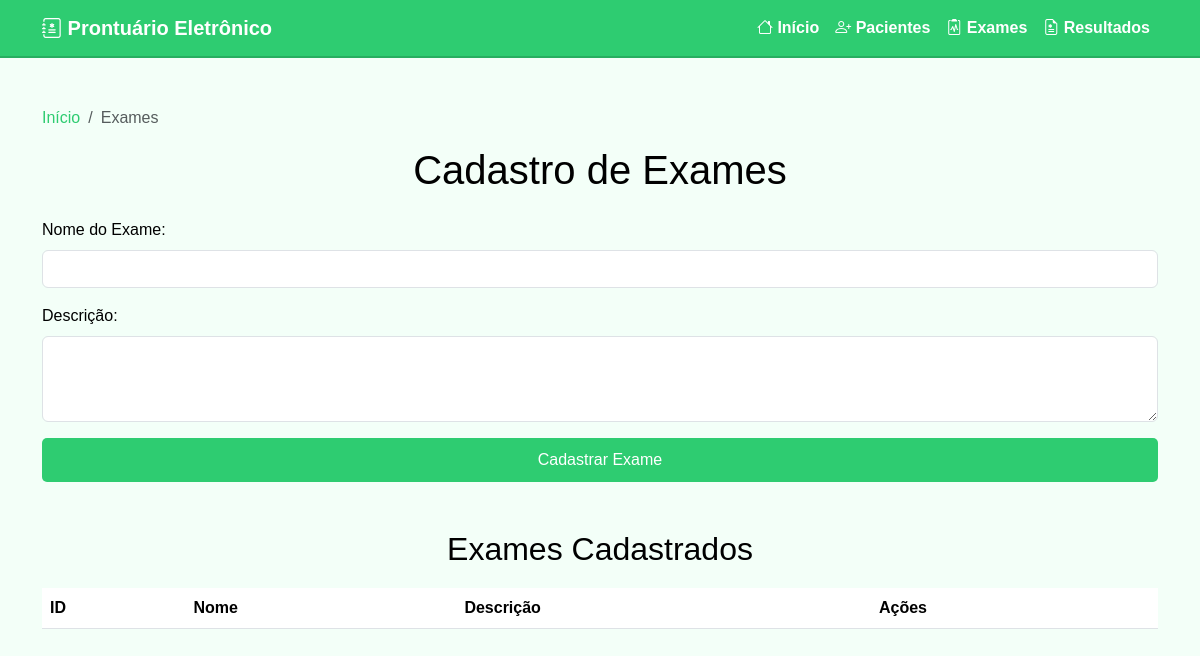
/php/views/cadastroExames.php, run on an earlier commit of the app's database.
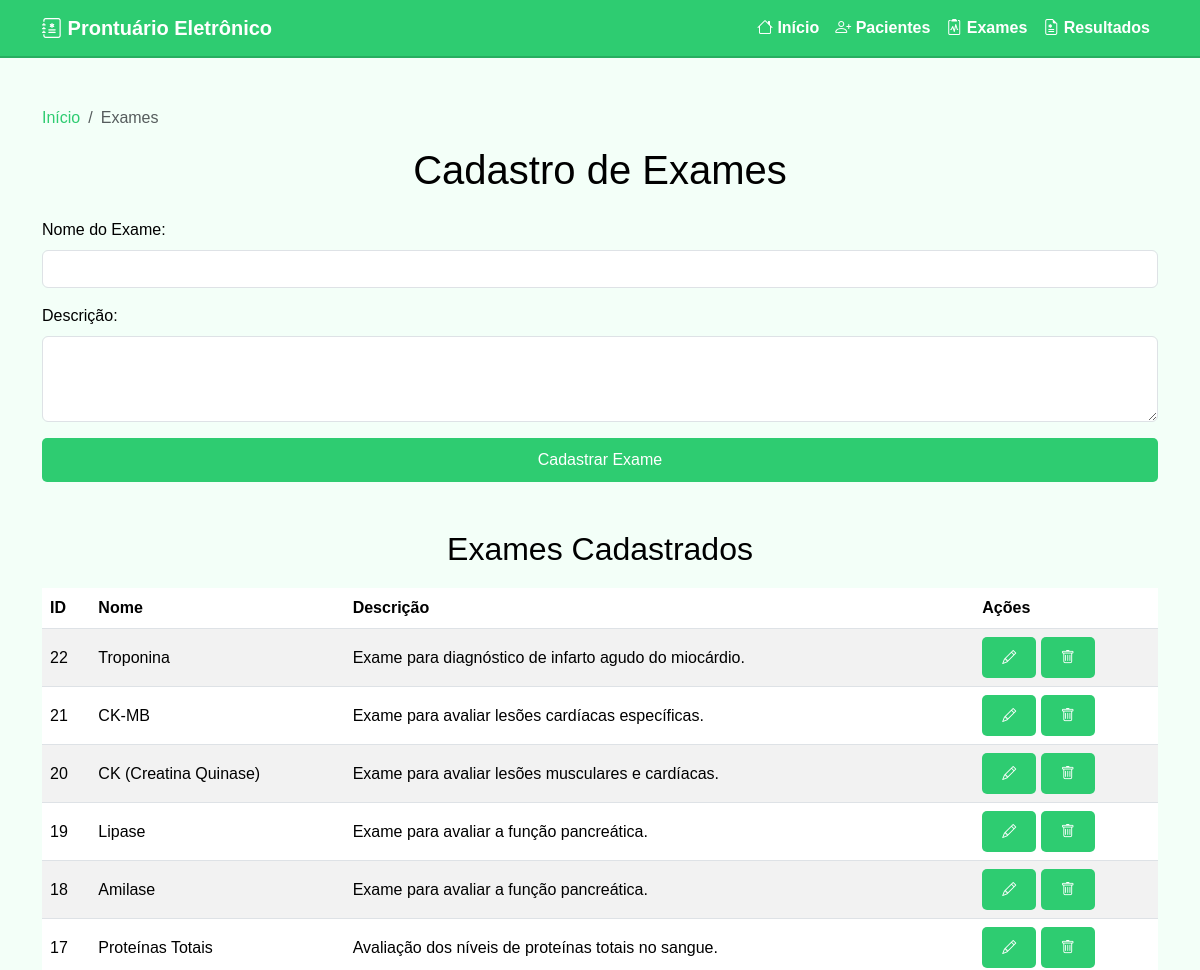
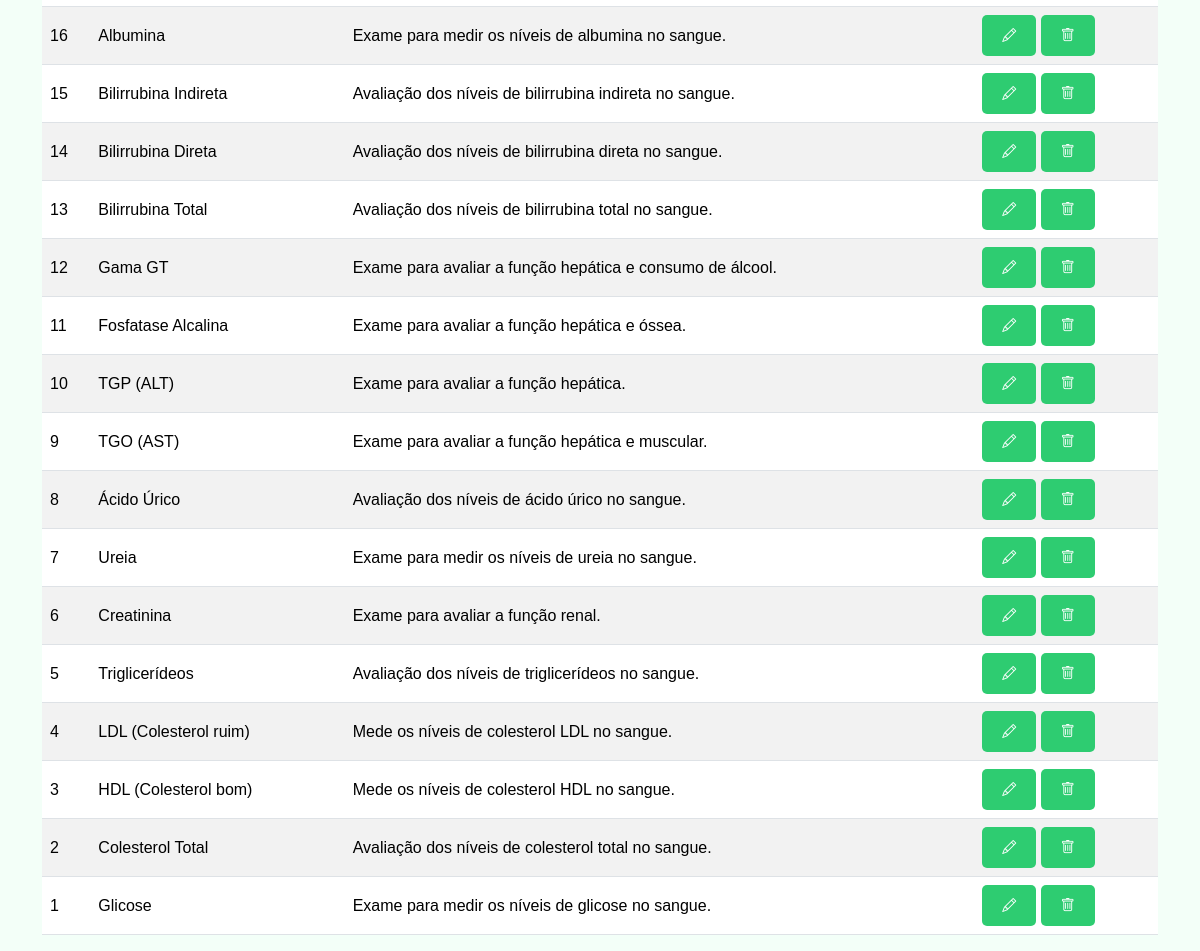
And on a later commit of the database (2 pictures, top to bottom).
### tables this page shows
CREATE TABLE IF NOT EXISTS exame (
    id INT AUTO_INCREMENT PRIMARY KEY,
    nome VARCHAR(255) NOT NULL,
    descricao TEXT
);

### php/models/Exame.php (called while the page is built, shortened)
<?php
class Exame {
    public static function listar($conn) {
        $result = $conn->query("SELECT * FROM exame ORDER BY id DESC");
        return $result;
    }
}
?>

### php/controllers/ExameController.php (called while the page is built, shortened)
<?php
require_once(__DIR__ . '/../models/Exame.php');
require_once(__DIR__ . '/../config/db.php');
class ExameController {
    public static function listar() {
        global $conn;
        return Exame::listar($conn);
    }
}
?>

### php/views/cadastroExames.php (the view, shortened to what this page needs)
<?php
require_once(__DIR__ . '/../config/db.php');
require_once(__DIR__ . '/../controllers/ExameController.php');
$exameEdit = null;
$exames = ExameController::listar();
?>
<!DOCTYPE html>
<html lang="pt-BR">
<head>
    <link href="https://cdn.jsdelivr.net/npm/bootstrap@5.3.0-alpha1/dist/css/bootstrap.min.css" rel="stylesheet">
    <link href="https://cdn.jsdelivr.net/npm/bootstrap-icons@1.11.3/font/bootstrap-icons.css" rel="stylesheet">
    <link rel="stylesheet" href="../assets/style.css">
</head>
<body>
    <?php include 'navbar.php'; ?>
    <div class="container mt-5">
        <nav aria-label="breadcrumb">
            <ol class="breadcrumb mt-3">
                <li class="breadcrumb-item"><a href="home.php">Início</a></li>
                <li class="breadcrumb-item active" aria-current="page">Exames</li>
            </ol>
        </nav>
        <h1 class="text-center mb-4"><?= $exameEdit ? 'Editar Exame' : 'Cadastro de Exames' ?></h1>
        <form method="POST" action="">
            <div class="mb-3">
                <label for="nome" class="form-label">Nome do Exame:</label>
                <input type="text" class="form-control" id="nome" name="nome" required value="<?= $exameEdit['nome'] ?? '' ?>">
            </div>
            <div class="mb-3">
                <label for="descricao" class="form-label">Descrição:</label>
                <textarea class="form-control" id="descricao" name="descricao" rows="3"><?= $exameEdit['descricao'] ?? '' ?></textarea>
            </div>
            <div class="d-grid">
                <?php if ($exameEdit): ?>
                    <button type="submit" name="salvar_edicao" class="btn btn-warning">Salvar Alterações</button>
                    <a href="cadastroExames.php" class="btn btn-secondary mt-2">Cancelar</a>
                <?php else: ?>
                    <button type="submit" name="cadastrar" class="btn btn-custom">Cadastrar Exame</button>
                <?php endif; ?>
            </div>
        </form>
        <h2 class="mt-5 text-center">Exames Cadastrados</h2>
        <div class="table-responsive">
            <table class="table table-striped align-middle">
                <thead>
                    <tr>
                        <th>ID</th>
                        <th>Nome</th>
                        <th>Descrição</th>
                        <th>Ações</th>
                    </tr>
                </thead>
                <tbody>
                    <?php while ($exame = $exames->fetch_assoc()): ?>
                    <tr>
                        <td><?= htmlspecialchars($exame['id']) ?></td>
                        <td><?= htmlspecialchars($exame['nome']) ?></td>
                        <td><?= htmlspecialchars($exame['descricao']) ?></td>
                        <td>
                            <a href="?editar=<?= $exame['id'] ?>" class="btn btn-sm btn-primary" title="Editar">
                                <i class="bi bi-pencil"></i>
                            </a>
                            <a href="?excluir=<?= $exame['id'] ?>" class="btn btn-sm btn-danger" title="Excluir"
                               onclick="return confirm('Tem certeza que deseja excluir este exame?');">
                                <i class="bi bi-trash"></i>
                            </a>
                        </td>
                    </tr>
                    <?php endwhile; ?>
                </tbody>
            </table>
        </div>
    </div>
</body>
</html>

### php/views/navbar.php (shortened to what this page needs)
<head>
<link href="https://cdn.jsdelivr.net/npm/bootstrap@5.3.3/dist/css/bootstrap.min.css" rel="stylesheet">
<link rel="stylesheet" href="assets/style.css">
<nav class="navbar navbar-expand-lg navbar-dark">
    <link rel="stylesheet" href="../assets/style.css">
    <div class="container">
    <a class="navbar-brand" href="home.php"><i class="bi bi-journal-medical"></i> Prontuário Eletrônico</a>
    <div class="collapse navbar-collapse" id="navbarNav">
      <ul class="navbar-nav ms-auto">
        <li class="nav-item"><a class="nav-link active" href="home.php"><i class="bi bi-house"></i> Início</a></li>
        <li class="nav-item"><a class="nav-link" href="cadastroPacientes.php"><i class="bi bi-person-plus"></i> Pacientes</a></li>
        <li class="nav-item"><a class="nav-link" href="cadastroExames.php"><i class="bi bi-clipboard2-pulse"></i> Exames</a></li>
        <li class="nav-item"><a class="nav-link" href="lancamentoDeExame.php"><i class="bi bi-file-earmark-medical"></i> Resultados</a></li>
      </ul>
    </div>
  </div>
</nav>
</head>

### php/assets/style.css (style rules this page uses)
* { margin: 0; padding: 0; box-sizing: border-box; }
body { font-family: 'Arial', sans-serif; background-color: #f3fff8; color: #000000; margin: 0; padding: 0; }
h2 { color: #000000; margin-bottom: 20px; }
button, .btn { display: inline-block; padding: 10px 20px; border: none; border-radius: 5px; background-color: #2ecc71; color: #ffffff; text-align: center; cursor: pointer; transition: background-color 0.3s ease; }
.form-label { color: #000000; }
input { border: 1px solid #ddd; border-radius: 5px; padding: 10px; width: 100%; margin-bottom: 15px; }
a { color: #2ecc71; text-decoration: none; }
.navbar { background-color: #2ecc71 !important; border-bottom: 2px solid #27ae60 !important; opacity: 1 !important; }
.navbar-brand, .navbar-nav .nav-link { color: #fff; font-weight: bold; transition: color 0.3s ease; }

What changed in the data, as far as the page shows it:
added exame: id "22", nome "Troponina", descricao "Exame para diagnóstico de infarto agudo do miocárdio."
added exame: id "21", nome "CK-MB", descricao "Exame para avaliar lesões cardíacas específicas."
added exame: id "20", nome "CK (Creatina Quinase)", descricao "Exame para avaliar lesões musculares e cardíacas."
added exame: id "19", nome "Lipase", descricao "Exame para avaliar a função pancreática."
added exame: id "18", nome "Amilase", descricao "Exame para avaliar a função pancreática."
added exame: id "17", nome "Proteínas Totais", descricao "Avaliação dos níveis de proteínas totais no sangue."
added exame: id "16", nome "Albumina", descricao "Exame para medir os níveis de albumina no sangue."
added exame: id "15", nome "Bilirrubina Indireta", descricao "Avaliação dos níveis de bilirrubina indireta no sangue."
added exame: id "14", nome "Bilirrubina Direta", descricao "Avaliação dos níveis de bilirrubina direta no sangue."
added exame: id "13", nome "Bilirrubina Total", descricao "Avaliação dos níveis de bilirrubina total no sangue."
added exame: id "12", nome "Gama GT", descricao "Exame para avaliar a função hepática e consumo de álcool."
added exame: id "11", nome "Fosfatase Alcalina", descricao "Exame para avaliar a função hepática e óssea."
added exame: id "10", nome "TGP (ALT)", descricao "Exame para avaliar a função hepática."
added exame: id "9", nome "TGO (AST)", descricao "Exame para avaliar a função hepática e muscular."
added exame: id "8", nome "Ácido Úrico", descricao "Avaliação dos níveis de ácido úrico no sangue."
added exame: id "7", nome "Ureia", descricao "Exame para medir os níveis de ureia no sangue."
added exame: id "6", nome "Creatinina", descricao "Exame para avaliar a função renal."
added exame: id "5", nome "Triglicerídeos", descricao "Avaliação dos níveis de triglicerídeos no sangue."
added exame: id "4", nome "LDL (Colesterol ruim)", descricao "Mede os níveis de colesterol LDL no sangue."
added exame: id "3", nome "HDL (Colesterol bom)", descricao "Mede os níveis de colesterol HDL no sangue."
added exame: id "2", nome "Colesterol Total", descricao "Avaliação dos níveis de colesterol total no sangue."
added exame: id "1", nome "Glicose", descricao "Exame para medir os níveis de glicose no sangue."
